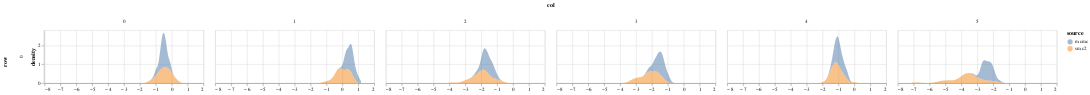

The code cell stored with this chart in its notebook:
### Code cell
param = 'alpha'
df = get_post_df(ps_mcmc[param]) 
df['source'] = 'mcmc'


df3 = get_post_df(ps_smc2[param]) 
df3['source'] = 'smc2'

plot_density(pd.concat([df, df3]), height=100)

### Figure 1 — Vega-Lite specification as saved in the notebook (floating-point values rounded to 4 significant figures; data arrays with more than 128 entries replaced by an {"elided": "..."} marker saying what was removed)
{"config": {"view": {"continuousWidth": 400, "continuousHeight": 300}}, "data": {"name": "data-2dd6ca912cea4007e4c35daf1aa943ec"}, "mark": {"type": "area", "opacity": 0.5}, "encoding": {"color": {"type": "nominal", "field": "source"}, "column": {"type": "quantitative", "field": "col"}, "row": {"type": "quantitative", "field": "row"}, "x": {"type": "quantitative", "field": "value", "title": null}, "y": {"type": "quantitative", "field": "density"}}, "height": 100, "resolve": {"scale": {"x": "independent"}}, "transform": [{"fold": ["value"]}, {"density": "value", "groupby": ["cn", "row", "col", "source"]}], "width": 300, "$schema": "https://vega.github.io/schema/vega-lite/v4.8.1.json", "datasets": {"data-2dd6ca912cea4007e4c35daf1aa943ec": {"elided": "900 records"}}}
